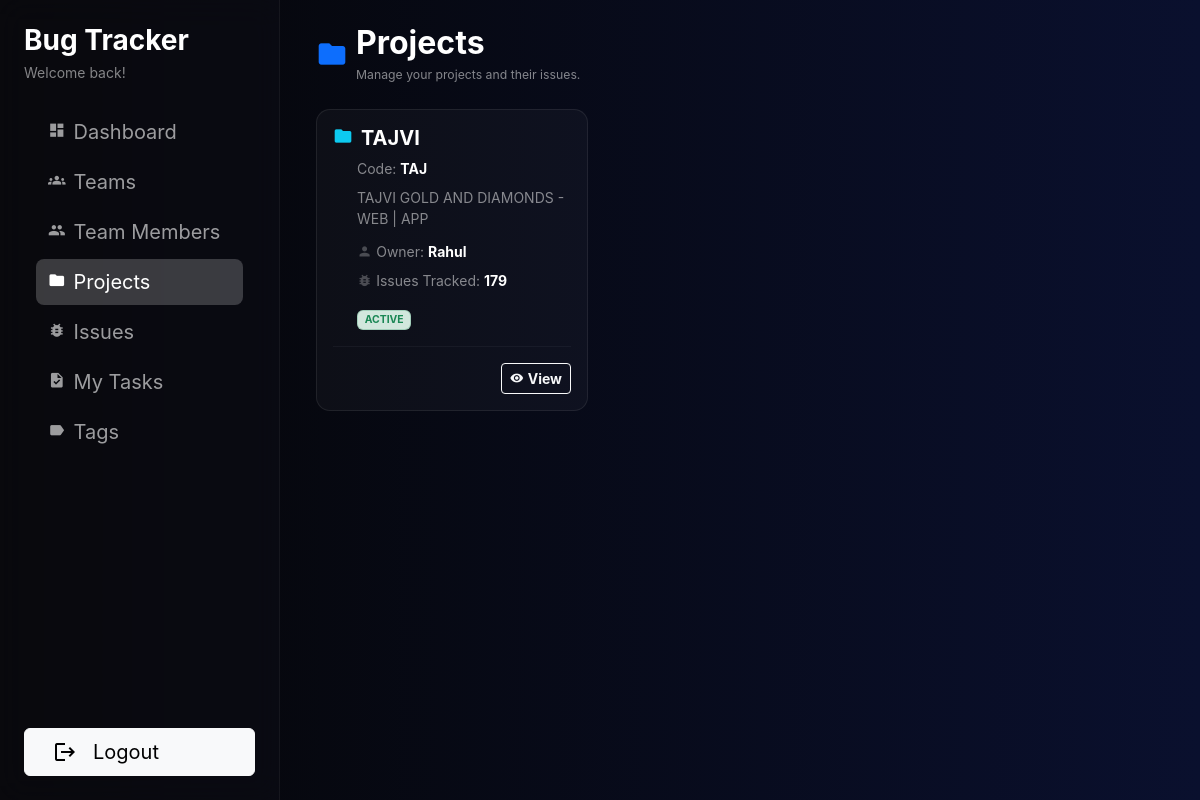
Screenshot of /projects/ (signed in) with the database file from the repository.
### issues/models.py (models this page shows, shortened)
class Project(models.Model):
    name = models.CharField(max_length=255)
    code = models.CharField(max_length=50, unique=True)
    description = models.TextField(blank=True)
    owner = models.ForeignKey(
        settings.AUTH_USER_MODEL,
        on_delete=models.SET_NULL,
        null=True,
        blank=True,
        related_name='owned_projects',
    )
    team = models.ForeignKey(
        'users.Team',  # change this string if your Team model lives elsewhere
        on_delete=models.SET_NULL,
        null=True,
        blank=True,
        related_name='projects',
    )
    is_active = models.BooleanField(default=True)
    created_by = models.ForeignKey(
        settings.AUTH_USER_MODEL,
        on_delete=models.SET_NULL,
        null=True,
        blank=True,
        related_name='created_projects',
    )
    created_at = models.DateTimeField(auto_now_add=True)
    updated_at = models.DateTimeField(auto_now=True)
    class Meta:
        ordering = ['name']

### users/models.py (models this page shows)
class User(AbstractUser):
    pass

### issues/views.py (the view)
# urls.py: path('projects/', ProjectListView.as_view(), name='project_list'),
class ProjectListView(LoginRequiredMixin, ListView):
    model = Project
    template_name = 'issues/project_list.html'
    context_object_name = 'projects'
    def get_queryset(self):
        return Project.objects.select_related('owner', 'team').all()

### users/models.py (called while the page is built)
    def has_management_role(self):
        return self.role in getattr(settings, 'MANAGEMENT_ROLES', [])

### templates/issues/project_list.html (shortened to what this page needs)
{% extends "users/index.html" %}
{% block nav_projects_active %}active{% endblock %}
{% block dashboard_content %}
{% block page_header %}
<div class="row mb-4 align-items-center">
    <div class="col d-flex align-items-center">
        <span class="material-icons text-primary fs-2 me-2">folder</span>
        <div>
            <h2 class="text-white fw-bold mb-1">Projects</h2>
            <p class="text-white-50 small mb-0">Manage your projects and their issues.</p>
        </div>
    </div>
</div>
{% endblock %}
{% block content %}
<div class="row g-3">
    {% for project in projects %}
    <div class="col-12 col-md-6 col-lg-4 d-flex align-items-stretch">
        <div class="project-card p-3 w-100 text-white">
            <div class="mb-3">
                <div class="d-flex align-items-start gap-2 mb-2">
                    <span class="material-icons text-info" style="font-size: 1.25rem;">folder</span>
                    <div class="flex-grow-1">
                        <h5 class="fw-bold text-white mb-0">
                            <a href="{% url 'issues:project_detail' project.pk %}" class="text-decoration-none text-white hover-link">
                                {{ project.name }}
                            </a>
                        </h5>
                    </div>
                </div>
                <div class="d-flex flex-column gap-1 smaller text-white-50 mb-3 ps-4">
                    {% if project.code %}
                        <div>Code: <strong class="text-white">{{ project.code }}</strong></div>
                    {% endif %}
                    {% if project.description %}
                        <p class="text-white-50 smaller lh-base my-1">{{ project.description|truncatewords:15 }}</p>
                    {% endif %}
                    <div class="d-flex align-items-center gap-1 mt-1">
                        <span class="material-icons opacity-50" style="font-size: 0.95rem;">person</span>
                        <span>Owner:
                            <strong class="text-white">
                                {% if project.owner %}{{ project.owner.get_short_name|default:project.owner.username }}{% else %}<span class="fst-italic opacity-50">Unassigned</span>{% endif %}
                            </strong>
                        </span>
                    </div>
                    <div class="d-flex align-items-center gap-1 mt-1">
                        <span class="material-icons opacity-50" style="font-size: 0.95rem;">bug_report</span>
                        <span>Issues Tracked: <strong class="text-white">{{ project.issues.count }}</strong></span>
                    </div>
                </div>
                <div class="ps-4">
                    {% if project.is_active %}
                        <span class="badge bg-success-subtle text-success border border-success border-opacity-25" style="font-size: 0.65rem;">ACTIVE</span>
                    {% else %}
                        <span class="badge bg-secondary-subtle text-white-50 border border-secondary border-opacity-25" style="font-size: 0.65rem;">INACTIVE</span>
                    {% endif %}
                </div>
            </div>
            <div class="d-flex justify-content-end gap-2 pt-3 border-top border-secondary border-opacity-10">
                <a href="{% url 'issues:project_detail' project.pk %}"
                   class="btn btn-sm btn-outline-light py-1 px-2 smaller fw-bold d-inline-flex align-items-center gap-1">
                    <span class="material-icons" style="font-size:14px;">visibility</span>
                    View
                </a>
            </div>
        </div>
    </div>
    {% endfor %}
</div>
{% endblock %}
{% endblock %}

### templates/users/index.html (style rules this page uses)
:root { --glass-bg: rgba(255, 255, 255, 0.06); --sidebar-width: 280px; }
body { font-family: 'Inter', 'Google Sans', sans-serif; background: linear-gradient(to left, #0a102e 0%, #050505 100%); min-height: 100vh; font-size: 0.875rem; color: rgba(255, 255, 255, 0.9); }

### templates/issues/project_list.html (style rules this page uses)
body { font-size: 0.875rem; }
.project-card { background: rgba(255, 255, 255, 0.03); border: 1px solid rgba(255, 255, 255, 0.08); border-radius: 14px; transition: all 0.3s cubic-bezier(.25,.8,.25,1); display: flex; flex-direction: column; justify-content: space-between; position: relative; overflow: hidden; }
.hover-link { transition: color 0.15s ease-in-out; }

### rows the page displays
Project: name "TAJVI", code "TAJ", description "TAJVI GOLD AND DIAMONDS - WEB | APP", owner.get_short_name "Rahul", issues.count "179", is_active "ACTIVE"
